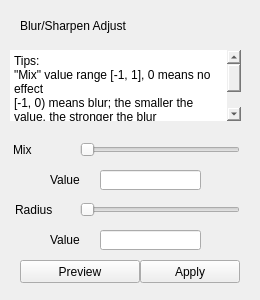
<?xml version="1.0" encoding="UTF-8"?>
<ui version="4.0">
 <class>blurSharpenAdjustWidget</class>
 <widget class="QWidget" name="blurSharpenAdjustWidget">
  <property name="geometry">
   <rect>
    <x>0</x>
    <y>0</y>
    <width>260</width>
    <height>300</height>
   </rect>
  </property>
  <property name="windowTitle">
   <string>Form</string>
  </property>
  <widget class="QLabel" name="label_2">
   <property name="geometry">
    <rect>
     <x>50</x>
     <y>170</y>
     <width>41</width>
     <height>20</height>
    </rect>
   </property>
   <property name="text">
    <string>Value</string>
   </property>
  </widget>
  <widget class="QLineEdit" name="mixEdit">
   <property name="geometry">
    <rect>
     <x>100</x>
     <y>170</y>
     <width>101</width>
     <height>20</height>
    </rect>
   </property>
  </widget>
  <widget class="QPushButton" name="applyBtn">
   <property name="geometry">
    <rect>
     <x>140</x>
     <y>260</y>
     <width>100</width>
     <height>23</height>
    </rect>
   </property>
   <property name="text">
    <string>Apply</string>
   </property>
  </widget>
  <widget class="QSlider" name="mixSlider">
   <property name="geometry">
    <rect>
     <x>80</x>
     <y>140</y>
     <width>160</width>
     <height>19</height>
    </rect>
   </property>
   <property name="maximum">
    <number>100</number>
   </property>
   <property name="orientation">
    <enum>Qt::Horizontal</enum>
   </property>
  </widget>
  <widget class="QPushButton" name="previewBtn">
   <property name="geometry">
    <rect>
     <x>20</x>
     <y>260</y>
     <width>120</width>
     <height>23</height>
    </rect>
   </property>
   <property name="text">
    <string>Preview</string>
   </property>
  </widget>
  <widget class="QLabel" name="label">
   <property name="geometry">
    <rect>
     <x>20</x>
     <y>10</y>
     <width>221</width>
     <height>31</height>
    </rect>
   </property>
   <property name="text">
    <string>Blur/Sharpen Adjust</string>
   </property>
  </widget>
  <widget class="QTextBrowser" name="textBrowser">
   <property name="enabled">
    <bool>true</bool>
   </property>
   <property name="geometry">
    <rect>
     <x>10</x>
     <y>50</y>
     <width>231</width>
     <height>71</height>
    </rect>
   </property>
   <property name="font">
    <font>
     <weight>50</weight>
     <bold>false</bold>
    </font>
   </property>
   <property name="styleSheet">
    <string notr="true">border:none;</string>
   </property>
   <property name="html">
    <string>&lt;!DOCTYPE HTML PUBLIC &quot;-//W3C//DTD HTML 4.0//EN&quot; &quot;http://www.w3.org/TR/REC-html40/strict.dtd&quot;&gt;
&lt;html&gt;&lt;head&gt;&lt;meta name=&quot;qrichtext&quot; content=&quot;1&quot; /&gt;&lt;style type=&quot;text/css&quot;&gt;
p, li { white-space: pre-wrap; }
&lt;/style&gt;&lt;/head&gt;&lt;body style=&quot; font-family:'.SF NS Text'; font-size:13pt; font-weight:400; font-style:normal;&quot;&gt;
&lt;p style=&quot; margin-top:0px; margin-bottom:0px; margin-left:0px; margin-right:0px; -qt-block-indent:0; text-indent:0px;&quot;&gt;&lt;span style=&quot; font-family:'SimSun'; font-size:9pt;&quot;&gt;Tips: &lt;/span&gt;&lt;/p&gt;
&lt;p style=&quot; margin-top:0px; margin-bottom:0px; margin-left:0px; margin-right:0px; -qt-block-indent:0; text-indent:0px;&quot;&gt;&lt;span style=&quot; font-family:'SimSun'; font-size:9pt;&quot;&gt;&amp;quot;Mix&amp;quot; value range [-1, 1], 0 means no effect&lt;/span&gt;&lt;/p&gt;
&lt;p style=&quot; margin-top:0px; margin-bottom:0px; margin-left:0px; margin-right:0px; -qt-block-indent:0; text-indent:0px;&quot;&gt;&lt;span style=&quot; font-family:'SimSun'; font-size:9pt;&quot;&gt;[-1, 0) means blur; the smaller the value, the stronger the blur&lt;/span&gt;&lt;/p&gt;
&lt;p style=&quot; margin-top:0px; margin-bottom:0px; margin-left:0px; margin-right:0px; -qt-block-indent:0; text-indent:0px;&quot;&gt;&lt;span style=&quot; font-family:'SimSun'; font-size:9pt;&quot;&gt;(0, 1] means sharpen; the larger the value, the stronger the sharpening&lt;/span&gt;&lt;/p&gt;&lt;/body&gt;&lt;/html&gt;</string>
   </property>
  </widget>
  <widget class="QLabel" name="label_3">
   <property name="geometry">
    <rect>
     <x>13</x>
     <y>140</y>
     <width>61</width>
     <height>20</height>
    </rect>
   </property>
   <property name="text">
    <string>Mix</string>
   </property>
  </widget>
  <widget class="QLineEdit" name="samplerEdit">
   <property name="geometry">
    <rect>
     <x>100</x>
     <y>230</y>
     <width>101</width>
     <height>20</height>
    </rect>
   </property>
  </widget>
  <widget class="QLabel" name="label_4">
   <property name="geometry">
    <rect>
     <x>50</x>
     <y>230</y>
     <width>41</width>
     <height>20</height>
    </rect>
   </property>
   <property name="text">
    <string>Value</string>
   </property>
  </widget>
  <widget class="QSlider" name="samplerSlider">
   <property name="geometry">
    <rect>
     <x>80</x>
     <y>200</y>
     <width>160</width>
     <height>19</height>
    </rect>
   </property>
   <property name="maximum">
    <number>100</number>
   </property>
   <property name="orientation">
    <enum>Qt::Horizontal</enum>
   </property>
  </widget>
  <widget class="QLabel" name="label_5">
   <property name="geometry">
    <rect>
     <x>15</x>
     <y>200</y>
     <width>61</width>
     <height>20</height>
    </rect>
   </property>
   <property name="text">
    <string>Radius</string>
   </property>
  </widget>
 </widget>
 <resources/>
 <connections/>
</ui>
